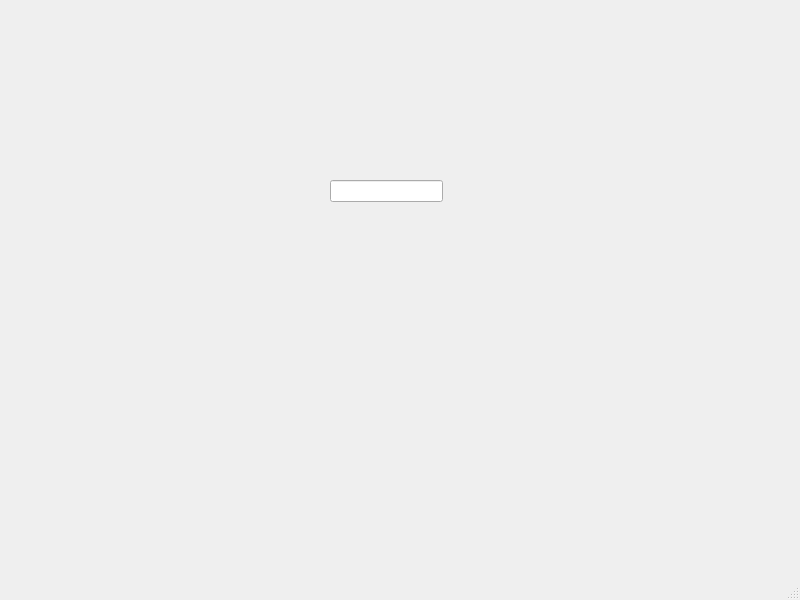
<?xml version="1.0" encoding="UTF-8"?>
<ui version="4.0">
 <class>MainWindow</class>
 <widget class="QMainWindow" name="MainWindow">
  <property name="geometry">
   <rect>
    <x>0</x>
    <y>0</y>
    <width>800</width>
    <height>600</height>
   </rect>
  </property>
  <property name="windowTitle">
   <string>MainWindow</string>
  </property>
  <widget class="QWidget" name="centralwidget">
   <widget class="QLineEdit" name="lineEdit">
    <property name="geometry">
     <rect>
      <x>330</x>
      <y>180</y>
      <width>113</width>
      <height>22</height>
     </rect>
    </property>
   </widget>
  </widget>
  <widget class="QMenuBar" name="menubar">
   <property name="geometry">
    <rect>
     <x>0</x>
     <y>0</y>
     <width>800</width>
     <height>24</height>
    </rect>
   </property>
  </widget>
  <widget class="QStatusBar" name="statusbar"/>
 </widget>
 <resources/>
 <connections/>
</ui>
